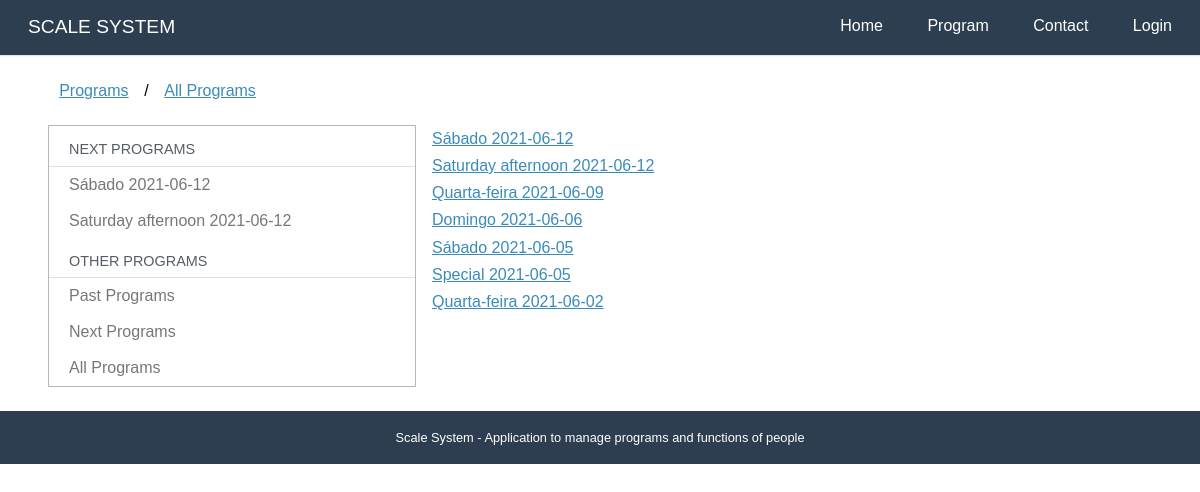
Page /programs/all on the committed database.
### programs/models.py (models this page shows, shortened)
class Program (models.Model):
    SATURDAY = 'SA'
    SATURDAYAFTERNOON = 'JA'
    WEDNESDAY = 'WE'
    SUNDAY = 'SN'
    FRIDAY = 'FR'
    SPECIAL = 'SP'
    WEEKPFPRAYER = 'WP'
    PROGRAMTYPES = [
        (SATURDAY, _('Saturday')),
        (SATURDAYAFTERNOON, _('Saturday afternoon')),
        (WEDNESDAY, _('Wednesday')),
        (SUNDAY,_('Sunday')),
        (FRIDAY, _('Friday')),
        (SPECIAL, _('Special')),
        (WEEKPFPRAYER,_('Week of Prayer'))
    ]
    name = models.CharField(
        max_length=2,
        choices=PROGRAMTYPES
    )
    description = models.TextField(_('Simple Description'), blank=True)
    date = models.DateField(_("Date"), auto_now=False, auto_now_add=False, null=True,blank=False)
    image = models.ImageField(_("Image"), upload_to='program',null=True,blank=True)
    transmission = models.URLField(_("Transmission Link"), max_length=200,null=True,blank=True)
    room = models.URLField(_("Room Link"), max_length=200,null=True,blank=True)
    presential = models.BooleanField(_("Presential?"),default=False)
    iscription = models.BooleanField(_("Needs subscription?"),default=True)
    created_at = models.DateTimeField(_("Created at"), auto_now_add=True)
    updated_at = models.DateTimeField(_('Updated at'), auto_now=True)
    def typeprogram(self):
        for l in Program.PROGRAMTYPES:
            if l[0] == self.name:
                return _(l[1])
        return ""
    def __str__(self):
        return self.typeprogram() + ((' '+str(self.date)) if self.date else (" " + _("Template")))
    class Meta:
        verbose_name = _("Program")
        verbose_name_plural = _("Programs")
        ordering = ['date']

### programs/views.py (the view)
# urls.py: path('all', views.all,  name='all'),
def all(request):
    template_name = "programs/all.html"
    programs = utils.all_programs()
    context = {'programs':programs}
    context['link_page'] = reverse('programs:all')
    context['title_page'] = _("All Programs")
    context['resume'] = utils.resume_programs()
    return render(request, template_name, context)

### programs/utils.py (called while the page is built)
def all_programs():
    return Program.objects.filter(date__isnull = False).order_by("-date")

def resume_programs():
    return Program.objects.filter(date__gte = date.today())[:3]

### programs/templates/programs/all.html
{% extends "programs/dashboard.html" %}
{% load i18n %}
{% block breadcrumb %}
{{ block.super }}
<li>/</li>
<li><a href="{{link_page}}">{{title_page}}</a></li>
{% endblock %}
{% block dashboard_content %}
{% if programs %}
<p>
        {% for pg in programs %}
        <a href="{% url 'programs:description' pg.pk %}">{{pg}}</a><br>
        {% endfor %}
</p>
{% endif %}
{% endblock %}

### programs/templates/programs/dashboard.html (shortened to what this page needs)
{% extends "base.html" %}
{% load i18n %}
{% block content %}
<div class="pure-g-r content-ribbon">
    <div class="pure-u-1">
        <ul class="breadcrumb">
            {% block breadcrumb %}
            <li><a href="{% url 'programs:dashboard' %}">{% translate "Programs" %}</a></li>
            {% endblock %}
        </ul>
    </div>
    <div class="pure-u-1-3">
        <div class="pure-menu pure-menu-open">
            <a class="pure-menu-heading">{% translate "Next Programs" %}</a>
            <ul>
                {% if resume %}
                {% for pg in resume %}
                <li><a href="{% url 'programs:description' pg.pk %}">{{pg}}</a></li>
                {% endfor %}
                {% else %}
                {% translate "There are no one programs soon" %}
                {% endif %}
                <li class="pure-menu-heading">{% translate "Other Programs" %}</li>
                <li><a href="{% url 'programs:past' %}">{% translate "Past Programs" %}</a></li>
                <li><a href="{% url 'programs:next' %}">{% translate "Next Programs" %}</a></li>
                <li><a href="{% url 'programs:all' %}">{% translate "All Programs" %}</a></li>
            </ul>
        </div>
    </div>
    <div class="pure-u-2-3">
        <div class="inner">
            {% block dashboard_content %}
            {% endblock %}
        </div>
    </div>
</div>
{% endblock %}

### core/static/core/css/pure-min.css (style rules this page uses)
html { font-size:100%;-ms-text-size-adjust:100%;-webkit-text-size-adjust:100% }
html,button,input,select,textarea { font-family:sans-serif }
body { margin:0 }
p,pre { margin:1em 0 }
dl,menu,ol,ul { margin:1em 0 }
menu,ol,ul { padding:0 0 0 40px }
.pure-u-1,.pure-u-1-2,.pure-u-1-3,.pure-u-2-3,.pure-u-1-4,.pure-u-3-4,.pure-u-1-5,.pure-u-2-5,.pure-u-3-5,.pure-u-4-5,.pure-u-1-6,.pure-u-5-6,.pure-u-1-8,.pure-u-3-8,.pure-u-5-8,.pure-u-7-8,.pure-u-1-12,.pure-u-5-12,.pure-u-7-12,.pure-u-11-12,.pure-u-1-24,.pure-u-5-24,.pure-u-7-24,.pure-u-11-24,.pure-u-13-24,.pure-u-17-24,.pure-u-19-24,.pure-u-23-24 { display:inline-block;*display:inline;zoom:1;letter-spacing:normal;word-spacing:normal;vertical-align:top;text-rendering:auto }
.pure-u-1 { width:100% }
.pure-u-1-3 { width:33.3333%;*width:33.3023% }
.pure-u-2-3 { width:66.6667%;*width:66.6357% }
.pure-g-r { letter-spacing:-.31em;*letter-spacing:normal;*word-spacing:-.43em;font-family:FreeSans,Arimo,"Droid Sans",Helvetica,Arial,sans-serif;display:-webkit-flex;-webkit-flex-flow:row wrap;display:-ms-flexbox;-ms-flex-flow:row wrap }
.pure-g-r [class *="pure-u"] { font-family:sans-serif }
.pure-menu ul { position:absolute;visibility:hidden }
.pure-menu.pure-menu-open { visibility:visible;z-index:2;width:100% }
.pure-menu ul { left:-10000px;list-style:none;margin:0;padding:0;top:-10000px;z-index:1 }
.pure-menu>ul { position:relative }
.pure-menu-open>ul { left:0;top:0;visibility:visible }
.pure-menu li { position:relative }
.pure-menu a,.pure-menu .pure-menu-heading { display:block;color:inherit;line-height:1.5em;padding:5px 20px;text-decoration:none;white-space:nowrap }
.pure-menu li a { padding:5px 20px }
.pure-menu.pure-menu-open,.pure-menu.pure-menu-horizontal li .pure-menu-children { background:#fff;border:1px solid #b7b7b7 }
.pure-menu a { border:1px solid transparent;border-left:0;border-right:0 }
.pure-menu a,.pure-menu .pure-menu-can-have-children>li:after { color:#777 }
.pure-menu .pure-menu-heading { color:#565d64;text-transform:uppercase;font-size:90%;margin-top:.5em;border-bottom-width:1px;border-bottom-style:solid;border-bottom-color:#dfdfdf }

### core/static/core/css/styles.css (style rules this page uses)
* { -webkit-box-sizing: border-box; -moz-box-sizing: border-box; box-sizing: border-box; }
body { margin: 0 auto; line-height: 1.7em; }
a { color: #3b8bba; }
.content .content-ribbon { margin: 1.5em 3em; }
.inner { padding: 0em 1em; }
.inner p { margin-top: 0; }
ul.breadcrumb { padding: 0; }
ul.breadcrumb li { display: inline-block; }
ul.breadcrumb li a { display: inline-block; padding: 0.3em 0.7em; }

### rows in the picture
Program: name+date "Sábado 2021-06-12"
Program: name+date "Saturday afternoon 2021-06-12"
Program: name+date "Quarta-feira 2021-06-09"
Program: name+date "Domingo 2021-06-06"
Program: name+date "Sábado 2021-06-05"
Program: name+date "Special 2021-06-05"
Program: name+date "Quarta-feira 2021-06-02"

### other values in the picture
{{ title_page }} "All Programs"
